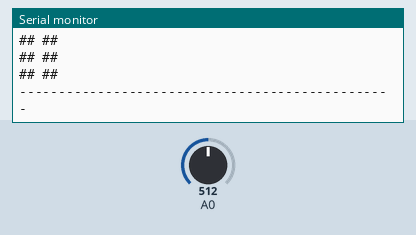
A sketch run on a simulated Arduino Uno, built with avr-gcc and run on an emulated ATmega328P. Shown: the last lines printed to the serial monitor. The inputs (shaded band) are chosen by the test bench; at power-on: A0 = 512.

Above: at 1.2 s.
1.3 s: A0 set to 183
At 1.51 s:
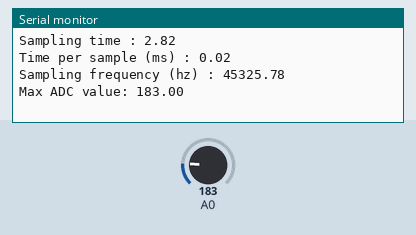
2.8 s: A0 set to 153
At 4.17 s:
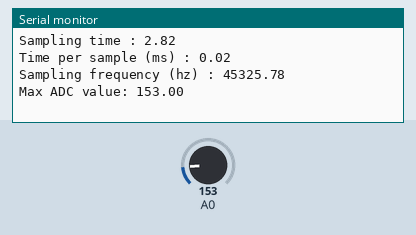
Timing chart, 0 to 5.8 s (numbered marks = the images above; inputs shaded):
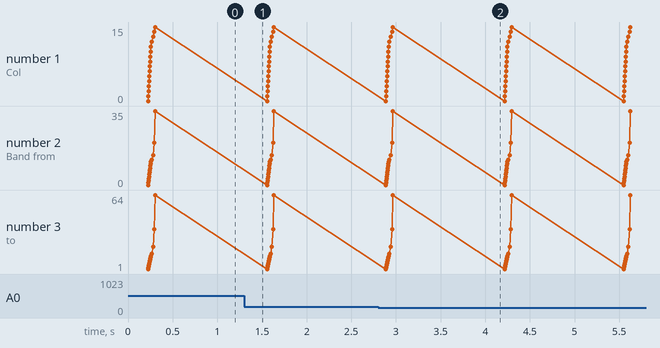

The sketch:

spectrum_analyser_c++.ino
```cpp
#include <arduinoFFT.h>

#include "fft_for_esp8266.h"

/* Required for speeding up the ADC */
#define cbi(sfr, bit) (_SFR_BYTE(sfr) &= ~_BV(bit))
#define sbi(sfr, bit) (_SFR_BYTE(sfr) |= _BV(bit))

void setup()
{

  Serial.begin(115200);
  Serial.println("Ready");
  pinMode(0, INPUT);

  /* Speedup the ADC */
  // See http://i187.photobucket.com/albums/x269/jmknapp/adc_prescale.png
  sbi(ADCSRA, ADPS2);
  cbi(ADCSRA, ADPS1);
  cbi(ADCSRA, ADPS0);
}

void loop()
{

  //  double buffer[128];

  FFT_For_ESP8266 fft(0, 128, 48, 8, NULL, 0, 8, 2, 1);

  for(;;){

    fft.sampleFromADC();
    fft.computeFFT();
    output_t *bars = fft.buildGraph();
    fft.printGraph(bars);

    delay(1000);
  }


}
```

fft_for_esp8266.cpp
```cpp
#include <assert.h>

#include "fft_for_esp8266.h"

/* Fake signal generation */
//#define GENERATE_FAKE_SIGNAL 1 //Generate fake signal instead of reading from ADC
#define Theta 6.2831 //2*Pi
double signalFrequency = 2000;
double samplingFrequency = 5000;
uint8_t amplitude = 50;


/* Misc values for printVector */
#define SCL_INDEX 0x00
#define SCL_TIME 0x01
#define SCL_FREQUENCY 0x02

FFT_For_ESP8266::FFT_For_ESP8266(short analogPin, int numSamples,
				 int displayWidth, int displayHeight,
				 double *buffer,
				 int numBars, int numLines, int barWidth, int skipCol):
  _analogPin(analogPin),
  _numSamples(numSamples),
  _displayWidth(displayWidth),
  _displayHeight(displayHeight),
  _numBars(numBars),
  _numLines(numLines),
  _barWidth(barWidth),
  _skipCol(skipCol),
  _fft(arduinoFFT()),
  _previousValues({0}),
  _previousSum(0),
  _count(0){

  if(numBars == 0)
    // maximize the number of bars
    _numBars = (_displayWidth + skipCol) / (_barWidth + _skipCol);

  if(numLines == 0)
    _numLines = displayHeight;

  #ifndef NDEBUG

    Serial.print(F("Display:  "));
    Serial.print( _numBars );
    Serial.print(F(" bars of size "));
    Serial.print(_barWidth);
    Serial.print(F(" with "));
    Serial.print(_skipCol);
    Serial.print(F(" blanks in between each bar."));
    Serial.println();

    if(_numBars * _barWidth + (_numBars - 1) * _skipCol  > _displayWidth){
      Serial.print(F("Error : The graph does not fit in the screen."));
      assert(false);
    }
#endif

    assert(_numLines <= _displayHeight);

    /* output_t should be big enough to store one column stored as zeros and ones */
    assert(sizeof(output_t) * 8 >= log(_displayHeight) / log(2));
    assert(_numBars <= _numSamples / 2);

    if(buffer == NULL){
      _data = new double[_numSamples];
    }
    _dataImg = new double[_numSamples];

    setXLogScale();

    /* Bar falling */
    _previousFrame = new int[ _numBars ];
    memset(_previousFrame, 0, sizeof(_previousFrame[0]) * _numBars );


}

void FFT_For_ESP8266::sampleFromADC(){
  startSampling();

  #ifdef GENERATE_FAKE_SIGNAL
  double cycles = (((_numSamples-1) * signalFrequency) / samplingFrequency); //Number of signal cycles that the sampling will read
  for (uint8_t i = 0; i < _numSamples; i++){
    _data[i] = uint8_t((amplitude * (sin((i * (Theta * cycles)) / _numSamples))) / 2.0);// Build _data with positive and negative values
    //_data[i] = uint8_t((amplitude * (sin((i * (6.2831 * cycles)) / _numSamples) + 1.0)) / 2.0);// Build _data displaced on the Y axis to include only positive values
  }
  #else
  for(uint8_t i = 0; i < _numSamples; i++){
    _data[i] = (double)analogRead(_analogPin);
  }
  #endif

  printSamplingInfo(_data, _numSamples);

}

void FFT_For_ESP8266::computeFFT(){

  memset(_dataImg, 0, sizeof(double) * _numSamples);

  _fft.Windowing(_data, _numSamples, FFT_WIN_TYP_HAMMING, FFT_FORWARD);  /* Weigh _data */
  //Serial.println(F("Weighed _data:"));
  //printVector(vReal, _numSamples, SCL_TIME);

  _fft.Compute(_data, _dataImg, _numSamples, FFT_FORWARD); /* Compute FFT */
  //Serial.println(F("Computed Real values:"));
  //printVector(vReal, _numSamples, SCL_INDEX);
  //Serial.println(F("Computed Imaginary values:"));
  //printVector(_dataImg, _numSamples, SCL_INDEX);

  _fft.ComplexToMagnitude(_data, _dataImg, _numSamples); /* Compute magnitudes */

  #ifndef NDEBUG
  Serial.println(F("Computed magnitudes:"));
  //  printVector(_data, (_numSamples >> 1), SCL_FREQUENCY);
  #endif

}


output_t *FFT_For_ESP8266::buildGraph(){
  output_t *graphData = (output_t *)_dataImg;
  memset(_dataImg, 0, sizeof(double) * _numSamples);
  buildGraph( graphData );
  return graphData;
}

void FFT_For_ESP8266::buildGraph(output_t *out){
  assert(_numLines <= _displayHeight);
  assert(_numBars * _barWidth <= _displayWidth);

  int numBands = _numSamples / 2 - _skipLowBands;

  double scalingFactor = (_numLines + 1) / smoothMax(_data + _skipLowBands, numBands);

  // used to bring all values back in the
  // interval [0 - _numLines] (inclusive because
  // we can display 9 distinct values with 8 leds.)

  /* Loop through display columns */
  for(int i = 0; i < _numBars; i++){

    int bandStart = barsToBands(i, _numBars, numBands) + _skipLowBands;
    int bandEnd = barsToBands(i + 1, _numBars, numBands) + _skipLowBands;

    double barHeight = 0;
    for(int j = bandStart; j < bandEnd; j++){
      /* take the maximum value of all bands displayed by this column */
      barHeight = max(_data[j],  barHeight);
    }


    #ifndef NDEBUG
    Serial.print(F("Col "));
    Serial.print(i);
    Serial.print(F(" : Band from "));
    Serial.print(bandStart);
    Serial.print(F(" to "));
    Serial.print(bandEnd);
    Serial.print(F(": "));
    Serial.print(barHeight);
    Serial.println();
    #endif

    int colStart = i * (_barWidth + _skipCol);
    int colEnd = i * (_barWidth + _skipCol) + _barWidth;

    double x = barHeight * scalingFactor;
    if(x < _previousFrame[i])
      x = _previousFrame[i] - 1;
    _previousFrame[i] = x;

    output_t outVal = encodeBar(x);
    int j;

    for(j = colStart ; j < colEnd; j++){
      out[j] = outVal;
    }

    if( i != _numBars - 1 ) // if not the last bar add blank
      for(; j < colEnd + _skipCol; j++){
	out[j] = encodeBar(0);
      }
  }
}

void FFT_For_ESP8266::printGraph(output_t *graphData){
  //#ifndef NDEBUG
  Serial.println(F("--------------- spectrum analyser input-------------------"));
  for(int i = 0; i < _displayWidth; i++){
    Serial.print(graphData[i], HEX);
  }
  Serial.println();

  Serial.println(F("------------------ spectrum analyser ---------------------"));
  for(int i = _displayHeight - 1 ; i >= 0; i--){
    for(int j = 0; j < _displayWidth; j++){
      if( graphData[j] & (1<<i) )
          Serial.print(F("#"));
      else
          Serial.print(F(" "));
    }
    Serial.println();
  }
  for(int i = 0; i < _displayWidth; i++)
    Serial.print(F("-"));
  Serial.println();
  //#endif
}

void FFT_For_ESP8266::printGraph(){
  output_t *graphData = (output_t *)_dataImg;
  printGraph(graphData);
}


output_t FFT_For_ESP8266::encodeBar(output_t val){

  if(val >= _numLines) {
    // Serial.println((1<<_numLines) - 1, HEX);
    return (1<<_numLines) - 1; // all led on.
  }

  output_t res = 0;
  for(output_t i = 0; i < val; i++){
    res |= (1<<i);
  }
  return res;
}

/* Compute the maximum value of a vector of size > 0 */
double FFT_For_ESP8266::maxv(double *data, int size){
  assert(size != 0);
  int i;
  double max = data[i];
  for(i = 1; i < size; i++){
    max = data[i]>max?data[i]: max;
  }
  return max;
}

double FFT_For_ESP8266::smoothMax(double *data, int size){
  /* every 16 frames, shift all values by one, drop the oldest value and set the new value to 0 */

  if( _count++ % _frameGroupSize  == 0) {

    // Substract oldest max, add newst max
    _previousSum -= _previousValues[0];
    _previousSum += _previousValues[_windowSize-1];

    // shift all values by one in previousValues
    for(int i = 1; i < _windowSize; i++){
      _previousValues[i-1] = _previousValues[i];
    }

    // Reset most recent max to 0.
    _previousValues[ _windowSize -1 ] = 0;
  }

  // set new value
  double currentMax = maxv(data, size);
  currentMax = currentMax>500?currentMax:500; //TODO make it a parameter

  _previousValues[ _windowSize - 1 ] = max(_previousValues[ _windowSize - 1 ],
					   currentMax);
  printVector(_previousValues, _windowSize, SCL_INDEX);

  double avgMax = (_previousSum + _previousValues[ _windowSize - 1 ]) / _windowSize;


  #ifndef NDEBUG
  Serial.print(F("Smoothmax: "));
  Serial.println(max(avgMax, currentMax));
  #endif

  Serial.println(size);

  return max(avgMax, currentMax);
}


void FFT_For_ESP8266::startSampling(){
#ifndef NDEBUG
    _t0 = micros();
#endif
}

void FFT_For_ESP8266::printSamplingInfo(double *data, int size){
#ifndef NDEBUG
    float t = (micros() - _t0) / 1.0E3; // time (ms)

    Serial.print(F("Sampling time : "));
    Serial.println(t);

    Serial.print(F("Time per sample (ms) : "));
    Serial.println(t/size);

    Serial.print(F("Sampling frequency (hz) : "));
    Serial.println((1 / (t/1E3)) * size);

    Serial.print(F("Max ADC value: "));
    Serial.println(maxv(data, size));
#endif
}


void FFT_For_ESP8266::printVector(double *vData, int bufferSize, uint8_t scaleType)
{
#ifndef NDEBUG
  for (int i = 0; i < bufferSize; i++)
  {
    double abscissa;
    /* Print abscissa value */
    switch (scaleType)
    {
      case SCL_INDEX:
        abscissa = (i * 1.0);
  break;
      case SCL_TIME:
        abscissa = ((i * 1.0) / samplingFrequency);
  break;
      case SCL_FREQUENCY:
        abscissa = ((i * 1.0 * samplingFrequency) / _numSamples);
  break;
    }
    Serial.print(abscissa, 6);
    Serial.print(F(" "));
    Serial.print(vData[i], 4);
    Serial.println();
  }
  Serial.println();
#endif
}

int FFT_For_ESP8266::barsToBands(int barIndex, int numBars, int numBands){

  /* 1 bars maps to one band for first bars (lower frequencies) */
  if( barIndex <= _startLogScale){
    //    Serial.print(F("LIN SCALE Bar/band index "));
    //    Serial.println(barIndex);
    return barIndex;
  }
  else if ( barIndex == numBars ){ /* save this computation */
    return numBands;
  }
  /* Log scale for remaining bars
   * I.e. maps on bar on n bands  with n growing exponentially with the bar index
   */
  else{
    double exponent = barIndex - _startLogScale;
    int res = min(  _startLogScale + pow( _logScaleBase , exponent ), //
		    numBands);

#ifndef NDEBUG
    Serial.print(F("LOG SCALE barindex  "));
    Serial.print(barIndex);
    Serial.print(F(" base "));
    Serial.print(_logScaleBase);
    Serial.print(F(" exponent "));
    Serial.print( exponent );
    Serial.print(F(" pow "));
    Serial.print(pow(_logScaleBase, exponent));
    Serial.print(F(" result "));
    Serial.println(res);
#endif

    return res;
  }
}

void FFT_For_ESP8266::setXLogScale(uint8_t startLogScale, double base){
  _startLogScale = startLogScale;
  _logScaleBase = base;
}

void FFT_For_ESP8266::setXLogScale(){

  /* set start logscale  */

  _startLogScale = 0.8 * _numBars;

  /* guess the best log base for the scale*/

  int numBands = _numSamples / 2 - _skipLowBands;

  int remainingBars = _numBars - _startLogScale;
  int remainingBands = numBands - _startLogScale;

  /* Maximum base value, i.e the base such that that base^bars = bands */
  double base = pow(2, (log(remainingBands) / log(2)) / remainingBars);

  /* min base, garantees that the diff between two bars is at least one band */
  double minBase = log(remainingBands) / log(remainingBars);

  if(base < minBase){
    _logScaleBase = minBase;
    Serial.println(F("Warning: xLogScale "));
    Serial.println(F("Cannot find a correct base for the log scale, strange bahaviours are to be expected (bars always set to zero). Change the graph parameters to fix this."));
  }
  else{
    _logScaleBase = base < 2 ? base : 2 ; // Do go above base 2 for logscale
  }

#ifndef NDEBUG
  Serial.println(F("Log scale parameters"));
  Serial.print(F("minbase "));
  Serial.print(minBase);
  Serial.print(F(" maxbase "));
  Serial.println(base);
  Serial.print(F(" base "));
  Serial.print(_logScaleBase);
  Serial.println();
#endif

}
```

fft_for_esp8266.h
```cpp
// (licence header left out)
#ifndef FFT_For_ESP8266_h
#define FFT_For_ESP8266_h

#include <arduinoFFT.h>
#include "Arduino.h"

//#define NDEBUG // Uncomment for production

typedef uint8_t output_t;

class FFT_For_ESP8266 {
  public:

  /* ctor */
  FFT_For_ESP8266(short analogPin, int numSamples,
		  int displayWidth, int displayHeight,
		  double *buffer = NULL, int numBars = 0,
		  int numLines = 0, int barWidth = 3, int skipLine = 1);

  /* Main functions */
  void sampleFromADC();

  /* Compute FFT from sampled data in data, and store magnitude for each band back into data (only the first size / 2 elements are used) */
  void computeFFT();

  /* Build the encoded graph from the fft output data.
   *  - The total number of columns in the graph is numCols * colWidth.
   *  - numRows should be 8 for a display with 8 leds
   */
  void buildGraph(output_t *out);

  /* Same as before, but uses internal storage to save memory
   * Use this version unless you have a reason to do otherwise
   */
  output_t *buildGraph();

  /* Print the output of build graph on Serial. Warning totalNumCols
   * is numCols * colWidth (not just numCols).  Does nothing if NDEBUG
   * is defined
  */
  void printGraph(output_t *graphData);

  /* Use this method instead of the previous one if you have called
   * buildGraph without any argument */
  void printGraph();


  private:


  const short _analogPin;
  const int _numSamples;
  const int _displayWidth;
  const int _displayHeight;
  int _numBars;
  int _numLines;
  int _barWidth;
  int _skipCol;
  arduinoFFT _fft;
  double *_data;
  double *_dataImg;

public:


  /*****************************************/
  /* Parameters & variables for (partial) x log scale, drives how we
     map bars indexes to bands indexes */

  /* skip first n bands  (lower frequencies), in case of noise */
  static const short _skipLowBands = 0;

  /* If set to 0.8, we will map one bar for one band below 80% of the
   * scale, then switch to logscale after.
   * Set to one if you want full linear frequency scale.
   * WARNING: If the ratio bands/bars is close to one, this cannot be set too low.
   * Check debug messages of barsToBands() to verify that all bars are
   * takes their values in at least one band.
   * An issue will be issued in setXLogScale() if the ideal base of the log scale cannot be used
   * because there are not enough bands.
   */

  static const int _logScaleThreshold = 0.8;

  /* Automatically adjust the logscale parameters (using the value _logScaleThreshold) */
  void setXLogScale();

  /* Manually adjest the parameters for the logscale
   * startLogScale: switch to logscale after this bar
   * base: base of the logscale (see barsToBands
   * (_logScaleThreshold is ingored.)
   */
  void setXLogScale(uint8_t startLogScale, double base);

private:

  /* Convert bar ids to band ids using parameters */
  int barsToBands(int barIndex, int numBars, int numBands);

  /* Variables */
  uint8_t _startLogScale;
  double _logScaleBase;


  /*****************************************/
  /* Parameters & variables for the y scale (amplitude), drives how we rescale the graph
     y scale along the time */

  /* Smooth scaling ...
   *
   * The vertical scale of the graph adjusted dynamically based on a
   * maximum value which depends on the average maxima computed over a
   * sliding window of size _windowSize.
   *
   * In order to increase the time span of the sliding window without
   * using too much extra RAM, frames are grouped together and a local
   * maxima is computed for each group of frames. The size of each group
   * is controled by _frameGroupSize
   *
   * The final maximum is computed with the following formula
   * max( max(current_frame), avg(max(passed_n_frame_group)) )
   *
   * Increasing _windowSize will increase the smoothing but will also
   * use more memory. Increasing _frameGroupSize will achieve a
   * similar result without incrinsing the memory usage, but may
   * result in more abrut changes of the scaling which can be
   * noticeable.
   */
  double smoothMax(double *data, int size);

  /*****************************************/
  /* Parameters for the smooth y scaling ...
   * (see comment on smoothMax() in this file for more details) */
  static const short _windowSize = 8;
  static const short _frameGroupSize = 8;

  /* Variables for the smooth y scaling */
  double _previousValues[_windowSize];
  double _previousSum;
  short _count;

  /*****************************************/
  /* Parameters & variables for bar falling.
   * To improve the visual effect, bars value drop smoothly when the value reset to zero */
  int *_previousFrame;

  #ifndef NDEBUG
  /* Timing */
  long _t0;
  #endif


  /* Helper functions (do not export) */
  double maxv(double *data, int size);
  void startSampling();
  void printSamplingInfo(double *data, int size);
  void printVector(double *vData, int bufferSize, uint8_t scaleType);
  output_t encodeBar(output_t val);


};

#endif
```

Measured:
- after the input at 1.3 s, the serial monitor: prints a new line after 0.06 s (image 1)
- after the input at 2.8 s, the serial monitor: prints a new line after 1.2 s (image 2)
